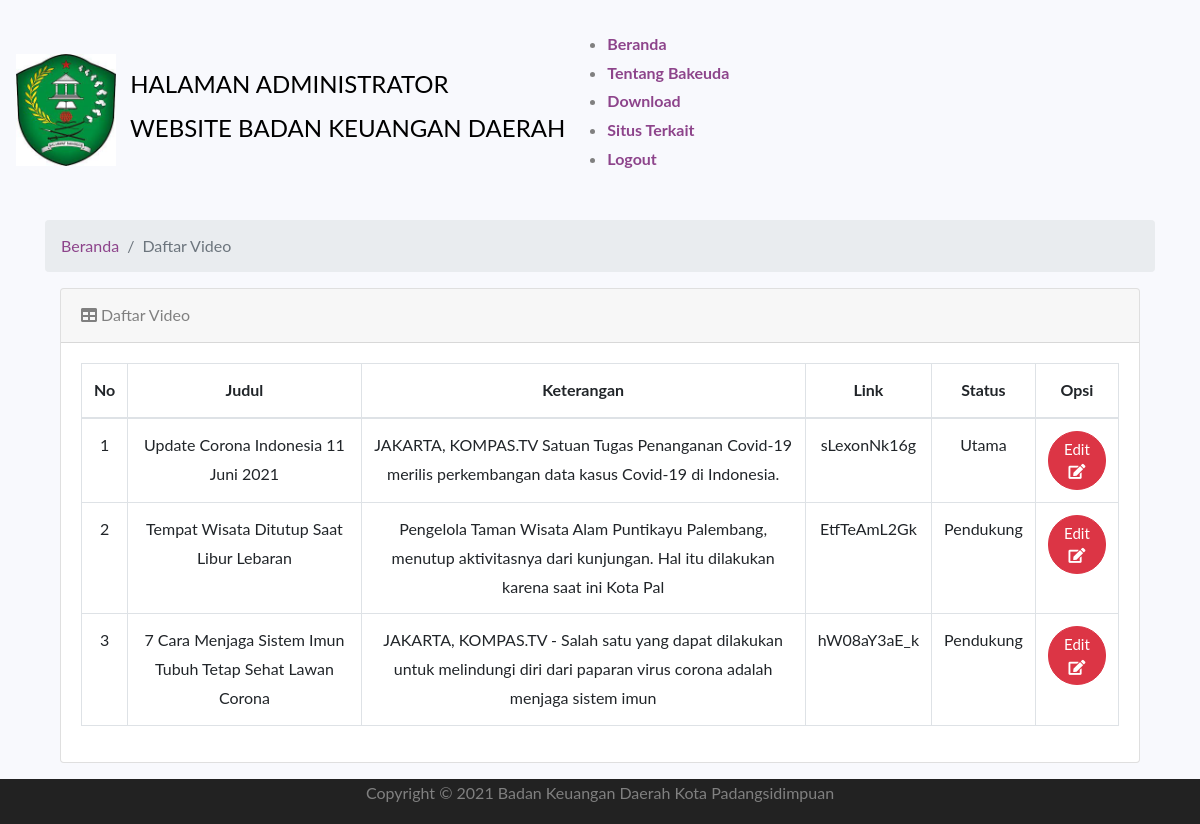
Page /index.php/administrator/video on the committed database.
### tables this page shows
CREATE TABLE `tbl_video` (
  `id_video` int(128) NOT NULL,
  `judul` varchar(128) NOT NULL,
  `keterangan` varchar(250) NOT NULL,
  `link` varchar(128) NOT NULL,
  `status` varchar(128) NOT NULL
);

### application/controllers/Administrator.php (called while the page is built, shortened)
<?php
class Administrator extends CI_Controller {
	public function __construct()
	{
		$this->load->helper('url');
		$this->load->helper('form');
		$this->load->library('form_validation');
		$this->load->model('model_login');
		$this->load->model('model_download');
		$this->load->model('model_informasi');
		$this->load->model('model_bangunanbakeuda');
		$this->load->model('model_profil');
		$this->load->model('model_galeri');
		$this->load->model('model_slidegambarutama');
		$this->load->model('model_tentangbakeuda');
		$this->load->model('model_video');
		$this->load->model('model_berita');
		$this->load->library('session');
	}
	public function video()
	{
        $data['content'] = $this->model_video->Tampilvideo();
		$this->load->view('administrator/video',$data);
	}
}

### index.php (called while the page is built, shortened)
<?php
require_once BASEPATH.'core/CodeIgniter.php';

### application/models/Model_video.php (called while the page is built, shortened)
<?php if ( ! defined('BASEPATH')) exit('No direct script access allowed');
class Model_video extends CI_Model {
	function Tampilvideo()
    {
		$this->db->order_by('id_video');
        return $this->db->from('tbl_video')
			->get();
    }
}

### application/views/administrator/video.php (the view, shortened to what this page needs)
<BR>
    <section id_video="services" class="services">
      <div class="container">
      <ol class="breadcrumb" >
        <li class="breadcrumb-item">
          <a href="<?php echo base_url('administrator/home')?>">Beranda</a>
        </li>
        <li class="breadcrumb-item active">Daftar Video</li>
      </ol>
      <div class="container">
  <div class="card mb-3">
        <div class="card-header">
          <i class="fa fa-table"></i> Daftar Video</div>
        <div class="card-body">
          <div class="table-responsive">
          <table class="table table-bordered" id="example" width="100%" cellspacing="0">
              <thead>
                <tr class="text-center">
                  <th>No</th>
                  <th>Judul</th>
                  <th>Keterangan</th>
                  <th>Link</th>
                  <th>Status</th>
                  <th>Opsi</th>
                </tr>
              </thead>
            <tbody  class="text-center">
                <tr>
                <?php
                  $i = 1;
                  foreach ($content->result() as $data) : ?>
                  <td><?= $i ?></td>
                  <td align="center"><?= $data->judul ?></td>
                  <td align="center"><?= $data->keterangan ?></td>
                  <td align="center"><?= $data->link ?></td>
                  <td align="center"><?= $data->status ?></td>
                  <td>
                  <a href="<?php echo base_url()?>administrator/action_editvideo/<?php echo $data->id_video; ?>" class="btn btn-danger">Edit<i class="fa fa-edit"></i></a>
                  </td>
                </tr>
                    <?php
                      $i++;
                    endforeach;
                  ?>
              </tbody>
            </table>
          </div>
        </div>
      </div>
    </div>
  </div>

### rows in the picture
tbl_video: judul "Update Corona Indonesia 11 Juni 2021", keterangan "JAKARTA, KOMPAS.TV Satuan Tugas Penanganan Covid-19 merilis perkembangan data kasus Covid-19 di Indonesia.", link "sLexonNk16g", status "Utama"
tbl_video: judul "Tempat Wisata Ditutup Saat Libur Lebaran", keterangan "Pengelola Taman Wisata Alam Puntikayu Palembang, menutup aktivitasnya dari kunjungan. Hal itu dilakukan karena saat ini Kota Pal", link "EtfTeAmL2Gk", status "Pendukung"
tbl_video: judul "7 Cara Menjaga Sistem Imun Tubuh Tetap Sehat Lawan Corona", keterangan "JAKARTA, KOMPAS.TV - Salah satu yang dapat dilakukan untuk melindungi diri dari paparan virus corona adalah menjaga sistem imun", link "hW08aY3aE_k", status "Pendukung"
